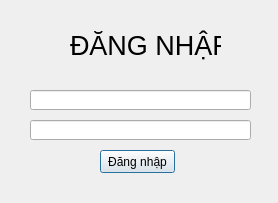
<?xml version="1.0" encoding="UTF-8"?>
<ui version="4.0">
 <class>LoginDialog</class>
 <widget class="QDialog" name="LoginDialog">
  <property name="geometry">
   <rect>
    <x>0</x>
    <y>0</y>
    <width>278</width>
    <height>203</height>
   </rect>
  </property>
  <property name="windowTitle">
   <string>Đăng nhập</string>
  </property>
  <widget class="QPushButton" name="btnLogin">
   <property name="geometry">
    <rect>
     <x>100</x>
     <y>150</y>
     <width>75</width>
     <height>23</height>
    </rect>
   </property>
   <property name="text">
    <string>Đăng nhập</string>
   </property>
  </widget>
  <widget class="QLineEdit" name="password">
   <property name="geometry">
    <rect>
     <x>30</x>
     <y>120</y>
     <width>221</width>
     <height>20</height>
    </rect>
   </property>
   <property name="echoMode">
    <enum>QLineEdit::Password</enum>
   </property>
  </widget>
  <widget class="QLineEdit" name="username">
   <property name="geometry">
    <rect>
     <x>30</x>
     <y>90</y>
     <width>221</width>
     <height>20</height>
    </rect>
   </property>
  </widget>
  <widget class="QLabel" name="titlelogin">
   <property name="geometry">
    <rect>
     <x>70</x>
     <y>30</y>
     <width>151</width>
     <height>31</height>
    </rect>
   </property>
   <property name="font">
    <font>
     <pointsize>20</pointsize>
    </font>
   </property>
   <property name="text">
    <string>ĐĂNG NHẬP</string>
   </property>
  </widget>
 </widget>
 <resources/>
 <connections/>
</ui>
